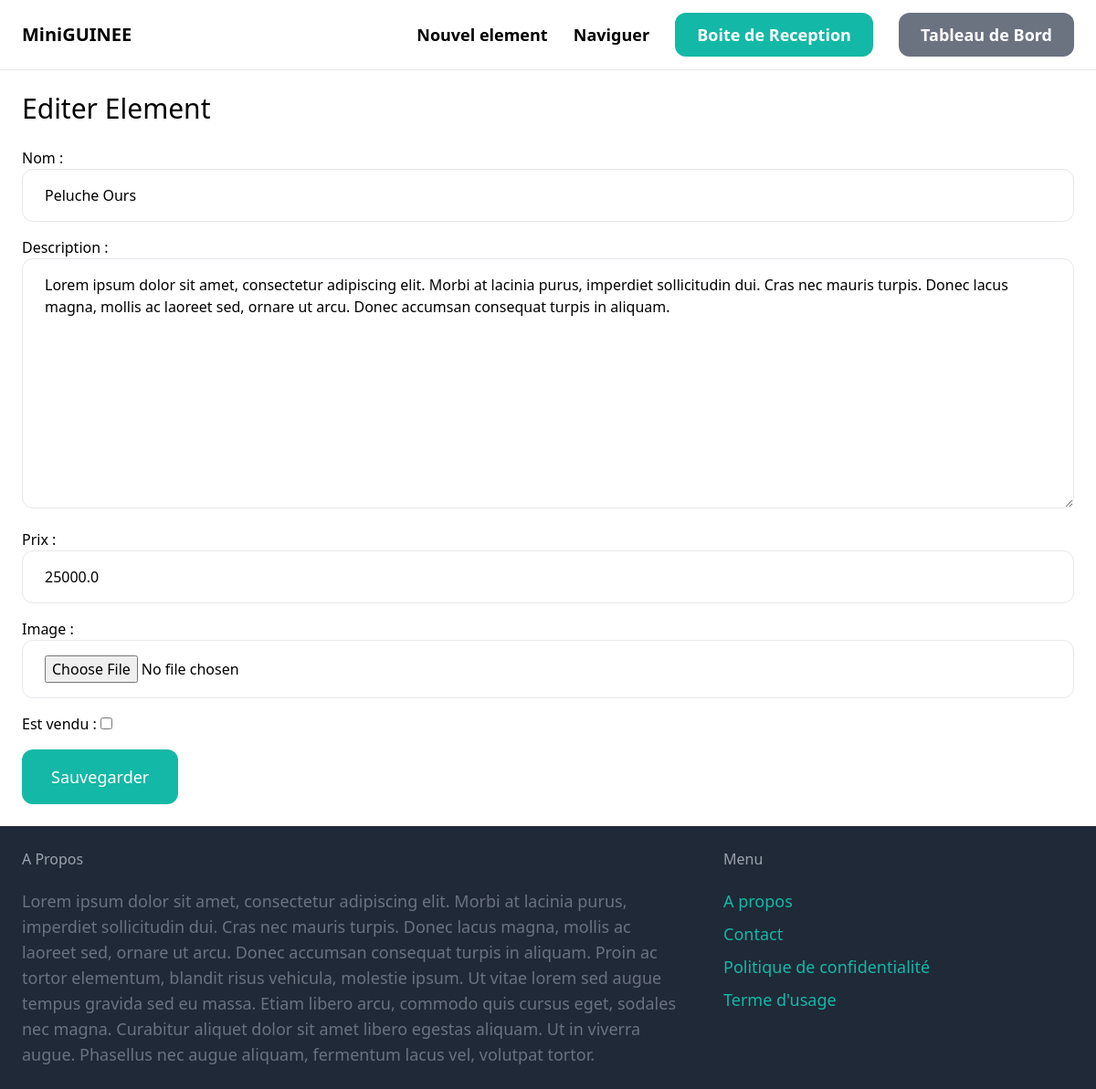
Screenshot of /element/1/edit/ (signed in) with the database file from the repository.
### Element/models.py (models this page shows, shortened)
class Element(models.Model):
    categorie = models.ForeignKey(Categorie, related_name='Elements', on_delete=models.CASCADE)
    nom = models.CharField(max_length=255)
    description = models.TextField(blank=True, null=True)
    prix = models.FloatField()
    image = models.ImageField(upload_to='Images_element', blank=True, null=True)
    est_vendu = models.BooleanField(default=False)
    creer_par = models.ForeignKey(User, related_name='Elements', on_delete=models.CASCADE)
    date_creation = models.DateTimeField(auto_now_add=True)

### Element/views.py (the view)
# urls.py: path('<int:pk>/edit/', views.edit, name='edit'),
@login_required
def edit(request, pk):
    element = get_object_or_404(Element, pk=pk, creer_par=request.user)
    if request.method == 'POST':
        form = EditItemForm(request.POST, request.FILES, instance=element)
        if form.is_valid():
            form.save()
            return redirect('element:detail', pk=element.id)
    else:
        form = EditItemForm(instance=element)
    return render(request, 'element/form.html', {
        'form': form,
        'title': 'Editer Element',
    })

### Element/forms.py
class EditItemForm(forms.ModelForm):
    class Meta:
        model = Element
        fields = ('nom', 'description', 'prix', 'image', 'est_vendu' )
        widgets = {
            'nom': forms.TextInput(attrs={
                'class': INPUT_CLASSES
            }),
            'description': forms.Textarea(attrs={
                'class': INPUT_CLASSES
            }),
            'prix': forms.TextInput(attrs={
                'class': INPUT_CLASSES
            }),
            'image': forms.FileInput(attrs={
                'class': INPUT_CLASSES
            })
        }

### Element/templates/element/form.html (shortened to what this page needs)
{% extends 'LeMiniGUINEE/base.html' %}
{% block content %}
<h1 class="mb-6 text-3xl">{{ title }}</h1>
<form method = "post" action = "." enctype="multipart/form-data">
    <div class="space-y-4">
        {{ form.as_p }}
    </div>
    <button class="mt-4 py-4 px-8 text-lg bg-teal-500 hover:bg-teal-700 rounded-xl text-white">Sauvegarder</button>
</form>
{% endblock %}

### rows the page displays
Element: nom "Peluche Ours", description "Lorem ipsum dolor sit amet, consectetur adipiscing elit. Morbi at lacinia purus, imperdiet sollicitudin dui. Cras nec mauris turpis. Donec lacus magna, mollis ac laoreet sed, ornare ut arcu. Donec accumsan consequat turpis in aliquam.", prix "25000.0"

### other values shown
{{ title }} "Editer Element"
